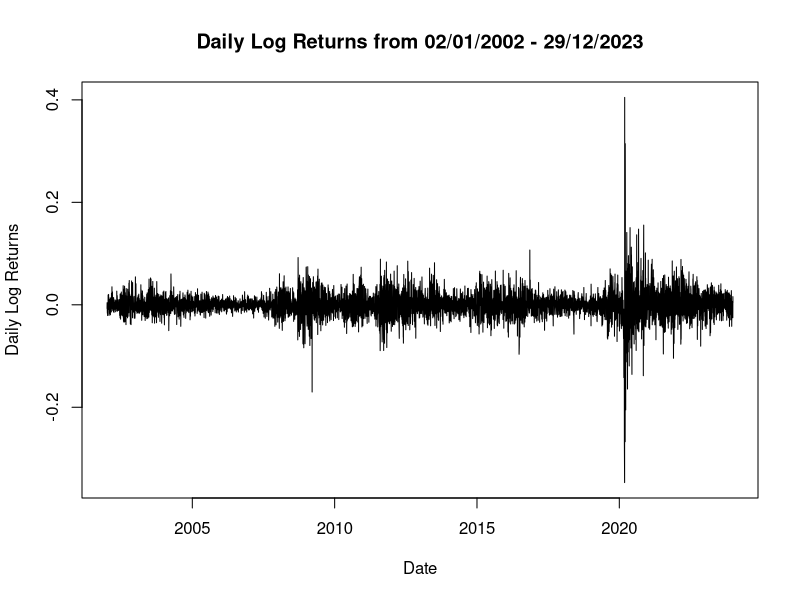

Source code (R): (Note: this script raises an error after producing the figure.)
### This the submission for Group 6: Bowen Ma (12960780), Mianyun He (13605275), Shiyi Yang (13627295)
rm(list=ls())

## Question a
rawdata <- read.csv("assignment 2.csv")
data = rawdata
data[data == "null"] <- NA 
data <- na.omit(data)
price <- as.numeric(data$Adj.Close)
date <- as.Date(data$Date)

log_returns <- rep(0, length(price) - 1)
for (i in 1:length(log_returns)) {
  log_returns[i] <- log(price[i+1] / price[i])
}
plot(date[-1], log_returns, type="l", xlab="Date", ylab="Daily Log Returns", main="Daily Log Returns from 02/01/2002 - 29/12/2023" )



## Question b
y <- log_returns
min_aic <- Inf
best_p <- NULL
for (p in c(1, 2, 3, 4, 5)) {
  result <- arma(y, order = c(p,0))
  b_arma <- result$coef
  resid_var <- var(result$resid, na.rm=TRUE)
  n <- length(y)
  l <- -(n/2) * log(2 * pi * resid_var) - (1/(2*resid_var)) * sum(result$resid^2, na.rm=TRUE) 
  n <- length(y)
  k <- length(b_arma)
  AIC <- -2 * l + 2 * k
  BIC <- -2 * l + k * log(n)
  if (AIC < min_aic) {
    min_aic <- AIC
    best_p <- p
  }
  cat(sprintf('AR(%d) model: log-likelihood =%5.3f , AIC =%7.3f, BIC =%7.3f\n', p, l, AIC, BIC))
}
cat("Best model: AR(", best_p, ") with AIC =", min_aic, "\n")



## Question c
RMSE_rolling <- rep(0,5)
N = length(log_returns)
m = 750
in_sample <- log_returns[1:m]
out_sample <- log_returns[(m+1) : N]    

# AR(1)
y_1 <- in_sample[1:(m-1)]
y <- in_sample[2:m] 
X <- cbind(1, y_1)
phi_ols <- solve(t(X) %*% X) %*% t(X) %*% y
y_new <- c(in_sample, rep(0,(N-m)))
for (i in 1:(N-m)) {
  y_new[m+i] <- phi_ols[1] * 1 + y_new[m + i - 1] * phi_ols[2] 
}
RMSE_rolling[1] <- sqrt((1/(N-m))*sum((out_sample - y_new[(m+1):N])^2))


# AR(2)
y_1 <- in_sample[1:(m-1)]
y_2 <- in_sample[1:(m-2)]
y_1 <- y_1[-1]
y <- in_sample[3:m]
X <- cbind(1, y_1, y_2)
phi_ols <- solve(t(X) %*% X) %*% t(X) %*% y
y_new <- c(in_sample, rep(0,(N-m)))
for (i in 1:(N-m)) {
  y_new[m+i] <- phi_ols[1] * 1 + y_new[m + i - 1] * phi_ols[2] + y_new[m + i - 2] * phi_ols[3]
}
RMSE_rolling[2] <- sqrt((1/(N-m))*sum((out_sample - y_new[(m+1):N])^2))


# AR(3)
y_1 <- in_sample[1:(m-1)]
y_2 <- in_sample[1:(m-2)]
y_3 <- in_sample[1:(m-3)]
y_1 <- y_1[-(1:2)]
y_2 <- y_2[-1]
y <- in_sample[4:m]
X <- cbind(1, y_1, y_2, y_3)
phi_ols <- solve(t(X) %*% X) %*% t(X) %*% y
y_new <- c(in_sample, rep(0,(N-m)))
for (i in 1:(N-m)) {
  y_new[m+i] <- phi_ols[1] * 1 + y_new[m + i - 1] * phi_ols[2] + y_new[m + i - 2] * phi_ols[3] + y_new[m + i - 3] * phi_ols[4]
}
RMSE_rolling[3] <- sqrt((1/(N-m))*sum((out_sample - y_new[(m+1):N])^2))


# AR(4)
y_1 <- in_sample[1:(m-1)]
y_2 <- in_sample[1:(m-2)]
y_3 <- in_sample[1:(m-3)]
y_4 <- in_sample[1:(m-4)]
y_1 <- y_1[-(1:3)]
y_2 <- y_2[-(1:2)]
y_3 <- y_3[-1]
y <- in_sample[5:m]
X <- cbind(1, y_1, y_2, y_3, y_4)
phi_ols <- solve(t(X) %*% X) %*% t(X) %*% y
y_new <- c(in_sample, rep(0,(N-m)))
for (i in 1:(N-m)) {
  y_new[m+i] <- phi_ols[1] * 1 + y_new[m + i - 1] * phi_ols[2] + y_new[m + i - 2] * phi_ols[3] + y_new[m + i - 3] * phi_ols[4] + y_new[m + i - 4] * phi_ols[5]
}
RMSE_rolling[4] <- sqrt((1/(N-m))*sum((out_sample - y_new[(m+1):N])^2))


# AR(5)
y_1 <- in_sample[1:(m-1)]
y_2 <- in_sample[1:(m-2)]
y_3 <- in_sample[1:(m-3)]
y_4 <- in_sample[1:(m-4)]
y_5 <- in_sample[1:(m-5)]
y_1 <- y_1[-(1:4)]
y_2 <- y_2[-(1:3)]
y_3 <- y_3[-(1:2)]
y_4 <- y_4[-1]
y <- in_sample[6:m]
X <- cbind(1, y_1, y_2, y_3, y_4, y_5)
phi_ols <- solve(t(X) %*% X) %*% t(X) %*% y
y_new <- c(in_sample, rep(0,(N-m)))
for (i in 1:(N-m)) {
  y_new[m+i] <- phi_ols[1] * 1 + y_new[m + i - 1] * phi_ols[2] + y_new[m + i - 2] * phi_ols[3] + y_new[m + i - 3] * phi_ols[4] + y_new[m + i - 4] * phi_ols[5] + y_new[m + i - 5] * phi_ols[6]
}
RMSE_rolling[5] <- sqrt((1/(N-m))*sum((out_sample - y_new[(m+1):N])^2))

print(RMSE_rolling)



## Question d
RMSE_rolling_est <- rep(0, 5)
N <- length(log_returns)
m <- 750
out_sample <- log_returns[(m + 1):N]    


# AR(1)
y_forecast <- rep(0, (N - m))
for (j in 1:(N - m)) {
  in_sample <- log_returns[j:(m + j - 1)]
  y <- in_sample[2:m]
  y_1 <- in_sample[1:(m - 1)]
  X <- cbind(1, y_1)
  phi_ols <- solve(t(X) %*% X) %*% t(X) %*% y
  if (j == 1) {
    y_forecast[j] <- phi_ols[1] * 1 + in_sample[m] * phi_ols[2]
  } else {
    y_forecast[j] <- phi_ols[1] * 1 + y_forecast[j - 1] * phi_ols[2]
  }
}
RMSE_rolling_est[1] <- sqrt((1 / (N - m)) * sum((out_sample - y_forecast)^2))


# AR(2)
y_forecast <- rep(0, (N - m))
for (j in 1:(N - m)) {
  in_sample <- log_returns[j:(m + j - 1)]
  y_1 <- in_sample[1:(m - 1)]
  y_2 <- in_sample[1:(m - 2)]
  y_1 <- y_1[-1]
  y <- in_sample[3:m]
  X <- cbind(1, y_1, y_2)
  phi_ols <- solve(t(X) %*% X) %*% t(X) %*% y
  if (j == 1) {
    y_forecast[j] <- phi_ols[1] * 1 + in_sample[m] * phi_ols[2] + in_sample[m - 1] * phi_ols[3]
  } else if (j == 2) {
    y_forecast[j] <- phi_ols[1] * 1 + y_forecast[j - 1] * phi_ols[2] + in_sample[m] * phi_ols[3]
  } else {
    y_forecast[j] <- phi_ols[1] * 1 + y_forecast[j - 1] * phi_ols[2] + y_forecast[j - 2] * phi_ols[3]
  }
}
RMSE_rolling_est[2] <- sqrt((1 / (N - m)) * sum((out_sample - y_forecast)^2))


# AR(3)
y_forecast <- rep(0, (N - m))
for (j in 1:(N - m)) {
  in_sample <- log_returns[j:(m+j-1)]
  y_1 <- in_sample[1:(m-1)]
  y_2 <- in_sample[1:(m-2)]
  y_3 <- in_sample[1:(m-3)]
  y_1 <- y_1[-(1:2)]
  y_2 <- y_2[-1]
  y <- in_sample[4:m]
  X <- cbind(1, y_1, y_2, y_3)
  phi_ols <- solve(t(X) %*% X) %*% t(X) %*% y
  if (j == 1) {
    y_forecast[j] <- phi_ols[1] * 1 + in_sample[m] * phi_ols[2] + in_sample[m - 1] * phi_ols[3] + in_sample[m-2] * phi_ols[4]
  } else if (j == 2) {
    y_forecast[j] <- phi_ols[1] * 1 + y_forecast[j - 1] * phi_ols[2] + in_sample[m] * phi_ols[3] + in_sample[m-1] * phi_ols[4]
  } else if (j == 3){
    y_forecast[j] <- phi_ols[1] * 1 + y_forecast[j - 1] * phi_ols[2] + y_forecast[j - 2] * phi_ols[3] + in_sample[m] * phi_ols[4]
  } else{
    y_forecast[j] <- phi_ols[1] * 1 + y_forecast[j - 1] * phi_ols[2] + y_forecast[j - 2] * phi_ols[3] + y_forecast[j - 3] * phi_ols[4]
  }
}
RMSE_rolling_est[3] <- sqrt((1 / (N - m)) * sum((out_sample - y_forecast)^2))


# AR(4)
y_forecast <- rep(0, (N - m))
for (j in 1:(N - m)) {
  in_sample <- log_returns[j:(m+j-1)]
  y_1 <- in_sample[1:(m-1)]
  y_2 <- in_sample[1:(m-2)]
  y_3 <- in_sample[1:(m-3)]
  y_4 <- in_sample[1:(m-4)]
  y_1 <- y_1[-(1:3)]
  y_2 <- y_2[-(1:2)]
  y_3 <- y_3[-1]
  y <- in_sample[5:m]
  X <- cbind(1, y_1, y_2, y_3, y_4)
  phi_ols <- solve(t(X) %*% X) %*% t(X) %*% y
  if (j == 1) {
    y_forecast[j] <- phi_ols[1] * 1 + in_sample[m] * phi_ols[2] + in_sample[m - 1] * phi_ols[3] + in_sample[m-2] * phi_ols[4] + in_sample[m-3] * phi_ols[5]
  } else if (j == 2) {
    y_forecast[j] <- phi_ols[1] * 1 + y_forecast[j - 1] * phi_ols[2] + in_sample[m] * phi_ols[3] + in_sample[m-1] * phi_ols[4] + in_sample[m-2] * phi_ols[5]
  } else if (j == 3){
    y_forecast[j] <- phi_ols[1] * 1 + y_forecast[j - 1] * phi_ols[2] + y_forecast[j - 2] * phi_ols[3] + in_sample[m] * phi_ols[4] + in_sample[m-1] * phi_ols[5]
  } else if (j == 4){
    y_forecast[j] <- phi_ols[1] * 1 + y_forecast[j - 1] * phi_ols[2] + y_forecast[j - 2] * phi_ols[3] + y_forecast[j - 3] * phi_ols[4] + in_sample[m] * phi_ols[5]
  } else{
    y_forecast[j] <- phi_ols[1] * 1 + y_forecast[j - 1] * phi_ols[2] + y_forecast[j - 2] * phi_ols[3] + y_forecast[j - 3] * phi_ols[4] + y_forecast[j - 4] * phi_ols[5]
  }
}
RMSE_rolling_est[4] <- sqrt((1 / (N - m)) * sum((out_sample - y_forecast)^2))


# AR(5)
y_forecast <- rep(0, (N - m))
for (j in 1:(N - m)) {
  in_sample <- log_returns[j:(m+j-1)]
  y_1 <- in_sample[1:(m-1)]
  y_2 <- in_sample[1:(m-2)]
  y_3 <- in_sample[1:(m-3)]
  y_4 <- in_sample[1:(m-4)]
  y_5 <- in_sample[1:(m-5)]
  y_1 <- y_1[-(1:4)]
  y_2 <- y_2[-(1:3)]
  y_3 <- y_3[-(1:2)]
  y_4 <- y_4[-1]
  y <- in_sample[6:m]
  X <- cbind(1, y_1, y_2, y_3, y_4, y_5)
  phi_ols <- solve(t(X) %*% X) %*% t(X) %*% y
  if (j == 1) {
    y_forecast[j] <- phi_ols[1] * 1 + in_sample[m] * phi_ols[2] + in_sample[m - 1] * phi_ols[3] + in_sample[m-2] * phi_ols[4] + in_sample[m-3] * phi_ols[5] + in_sample[m-4] * phi_ols[6]
  } else if (j == 2) {
    y_forecast[j] <- phi_ols[1] * 1 + y_forecast[j - 1] * phi_ols[2] + in_sample[m] * phi_ols[3] + in_sample[m-1] * phi_ols[4] + in_sample[m-2] * phi_ols[5] + in_sample[m-3] * phi_ols[6]
  } else if (j == 3){
    y_forecast[j] <- phi_ols[1] * 1 + y_forecast[j - 1] * phi_ols[2] + y_forecast[j - 2] * phi_ols[3] + in_sample[m] * phi_ols[4] + in_sample[m-1] * phi_ols[5] + in_sample[m-2] * phi_ols[6]
  } else if (j == 4){
    y_forecast[j] <- phi_ols[1] * 1 + y_forecast[j - 1] * phi_ols[2] + y_forecast[j - 2] * phi_ols[3] + y_forecast[j - 3] * phi_ols[4] + in_sample[m] * phi_ols[5] + in_sample[m-1] * phi_ols[6]
  } else if (j == 5){
    y_forecast[j] <- phi_ols[1] * 1 + y_forecast[j - 1] * phi_ols[2] + y_forecast[j - 2] * phi_ols[3] + y_forecast[j - 3] * phi_ols[4] + y_forecast[j - 4] * phi_ols[5] + in_sample[m] * phi_ols[6]
  } else{
    y_forecast[j] <- phi_ols[1] * 1 + y_forecast[j - 1] * phi_ols[2] + y_forecast[j - 2] * phi_ols[3] + y_forecast[j - 3] * phi_ols[4] + y_forecast[j - 4] * phi_ols[5] + y_forecast[j - 5] * phi_ols[6]
  }
}
RMSE_rolling_est[5] <- sqrt((1 / (N - m)) * sum((out_sample - y_forecast)^2))
print(RMSE_rolling_est)



## Question e
RMSE_rolling_exp <- rep(0, 5)
N <- length(log_returns)
m <- 750
out_sample <- log_returns[(m + 1):N]    


# AR(1)
y_forecast <- rep(0, (N - m))
for (j in 1:(N - m)) {
  in_sample <- log_returns[1:(m + j - 1)]
  y <- in_sample[2:(m + j -1)]
  y_1 <- in_sample[1:(m + j - 2)]
  X <- cbind(1, y_1)
  phi_ols <- solve(t(X) %*% X) %*% t(X) %*% y
  if (j == 1) {
    y_forecast[j] <- phi_ols[1] * 1 + in_sample[m + j - 1] * phi_ols[2]
  } else {
    y_forecast[j] <- phi_ols[1] * 1 + y_forecast[j - 1] * phi_ols[2]
  }
}
RMSE_rolling_exp[1] <- sqrt((1 / (N - m)) * sum((out_sample - y_forecast)^2))


# AR(2)
y_forecast <- rep(0, (N - m))
for (j in 1:(N - m)) {
  in_sample <- log_returns[1:(m + j - 1)]
  y_1 <- in_sample[1:(m + j - 2)]
  y_2 <- in_sample[1:(m + j - 3)]
  y_1 <- y_1[-1]
  y <- in_sample[3:(m + j - 1)]
  X <- cbind(1, y_1, y_2)
  phi_ols <- solve(t(X) %*% X) %*% t(X) %*% y
  if (j == 1) {
    y_forecast[j] <- phi_ols[1] * 1 + in_sample[(m+j-1)] * phi_ols[2] + in_sample[(m+j-2)] * phi_ols[3]
  } else if (j == 2) {
    y_forecast[j] <- phi_ols[1] * 1 + y_forecast[j - 1] * phi_ols[2] + in_sample[(m+j-2)] * phi_ols[3]
  } else {
    y_forecast[j] <- phi_ols[1] * 1 + y_forecast[j - 1] * phi_ols[2] + y_forecast[j - 2] * phi_ols[3]
  }
}
RMSE_rolling_exp[2] <- sqrt((1 / (N - m)) * sum((out_sample - y_forecast)^2))


# AR(3)
y_forecast <- rep(0, (N - m))
for (j in 1:(N - m)) {
  in_sample <- log_returns[1:(m + j - 1)]
  y_1 <- in_sample[1:(m + j - 2)]
  y_2 <- in_sample[1:(m + j - 3)]
  y_3 <- in_sample[1:(m + j - 4)]
  y_1 <- y_1[-(1:2)]
  y_2 <- y_2[-1]
  y <- in_sample[4:(m + j - 1)]
  X <- cbind(1, y_1, y_2, y_3)
  phi_ols <- solve(t(X) %*% X) %*% t(X) %*% y
  if (j == 1) {
    y_forecast[j] <- phi_ols[1] * 1 + in_sample[(m + j - 1)] * phi_ols[2] + in_sample[(m + j - 2)] * phi_ols[3] + in_sample[(m + j - 3)] * phi_ols[4]
  } else if (j == 2) {
    y_forecast[j] <- phi_ols[1] * 1 + y_forecast[j - 1] * phi_ols[2] + in_sample[(m + j - 2)] * phi_ols[3] + in_sample[(m + j - 3)] * phi_ols[4]
  } else if (j == 3){
    y_forecast[j] <- phi_ols[1] * 1 + y_forecast[j - 1] * phi_ols[2] + y_forecast[j - 2] * phi_ols[3] + in_sample[(m + j - 3)] * phi_ols[4]
  } else{
    y_forecast[j] <- phi_ols[1] * 1 + y_forecast[j - 1] * phi_ols[2] + y_forecast[j - 2] * phi_ols[3] + y_forecast[j - 3] * phi_ols[4]
  }
}
RMSE_rolling_exp[3] <- sqrt((1 / (N - m)) * sum((out_sample - y_forecast)^2))


# AR(4)
y_forecast <- rep(0, (N - m))
for (j in 1:(N - m)) {
  in_sample <- log_returns[1:(m+j-1)]
  y_1 <- in_sample[1:(m + j - 2)]
  y_2 <- in_sample[1:(m + j - 3)]
  y_3 <- in_sample[1:(m + j - 4)]
  y_4 <- in_sample[1:(m + j - 5)]
  y_1 <- y_1[-(1:3)]
  y_2 <- y_2[-(1:2)]
  y_3 <- y_3[-1]
  y <- in_sample[5:(m+j-1)]
  X <- cbind(1, y_1, y_2, y_3, y_4)
  phi_ols <- solve(t(X) %*% X) %*% t(X) %*% y
  if (j == 1) {
    y_forecast[j] <- phi_ols[1] * 1 + in_sample[(m+j-1)] * phi_ols[2] + in_sample[(m+j-2)] * phi_ols[3] + in_sample[(m+j-3)] * phi_ols[4] + in_sample[(m+j-4)] * phi_ols[5]
  } else if (j == 2) {
    y_forecast[j] <- phi_ols[1] * 1 + y_forecast[j - 1] * phi_ols[2] + in_sample[(m+j-2)] * phi_ols[3] + in_sample[(m+j-3)] * phi_ols[4] + in_sample[(m+j-4)] * phi_ols[5]
  } else if (j == 3){
    y_forecast[j] <- phi_ols[1] * 1 + y_forecast[j - 1] * phi_ols[2] + y_forecast[j - 2] * phi_ols[3] + in_sample[(m+j-3)] * phi_ols[4] + in_sample[(m+j-4)] * phi_ols[5]
  } else if (j == 4){
    y_forecast[j] <- phi_ols[1] * 1 + y_forecast[j - 1] * phi_ols[2] + y_forecast[j - 2] * phi_ols[3] + y_forecast[j - 3] * phi_ols[4] + in_sample[(m+j-4)] * phi_ols[5]
  } else{
    y_forecast[j] <- phi_ols[1] * 1 + y_forecast[j - 1] * phi_ols[2] + y_forecast[j - 2] * phi_ols[3] + y_forecast[j - 3] * phi_ols[4] + y_forecast[j - 4] * phi_ols[5]
  }
}
RMSE_rolling_exp[4] <- sqrt((1 / (N - m)) * sum((out_sample - y_forecast)^2))


# AR(5)
y_forecast <- rep(0, (N - m))
for (j in 1:(N - m)) {
  in_sample <- log_returns[1:(m+j-1)]
  y_1 <- in_sample[1:(m+j-2)]
  y_2 <- in_sample[1:(m+j-3)]
  y_3 <- in_sample[1:(m+j-4)]
  y_4 <- in_sample[1:(m+j-5)]
  y_5 <- in_sample[1:(m+j-6)]
  y_1 <- y_1[-(1:4)]
  y_2 <- y_2[-(1:3)]
  y_3 <- y_3[-(1:2)]
  y_4 <- y_4[-1]
  y <- in_sample[6:(m+j-1)]
  X <- cbind(1, y_1, y_2, y_3, y_4, y_5)
  phi_ols <- solve(t(X) %*% X) %*% t(X) %*% y
  if (j == 1) {
    y_forecast[j] <- phi_ols[1] * 1 + in_sample[(m+j-1)] * phi_ols[2] + in_sample[(m+j-2)] * phi_ols[3] + in_sample[(m+j-3)] * phi_ols[4] + in_sample[(m+j-4)] * phi_ols[5] + in_sample[(m+j-5)] * phi_ols[6]
  } else if (j == 2) {
    y_forecast[j] <- phi_ols[1] * 1 + y_forecast[j - 1] * phi_ols[2] + in_sample[(m+j-2)] * phi_ols[3] + in_sample[(m+j-3)] * phi_ols[4] + in_sample[(m+j-4)] * phi_ols[5] + in_sample[(m+j-5)] * phi_ols[6]
  } else if (j == 3){
    y_forecast[j] <- phi_ols[1] * 1 + y_forecast[j - 1] * phi_ols[2] + y_forecast[j - 2] * phi_ols[3] + in_sample[(m+j-3)] * phi_ols[4] + in_sample[(m+j-4)] * phi_ols[5] + in_sample[(m+j-5)] * phi_ols[6]
  } else if (j == 4){
    y_forecast[j] <- phi_ols[1] * 1 + y_forecast[j - 1] * phi_ols[2] + y_forecast[j - 2] * phi_ols[3] + y_forecast[j - 3] * phi_ols[4] + in_sample[(m+j-4)] * phi_ols[5] + in_sample[(m+j-5)] * phi_ols[6]
  } else if (j == 5){
    y_forecast[j] <- phi_ols[1] * 1 + y_forecast[j - 1] * phi_ols[2] + y_forecast[j - 2] * phi_ols[3] + y_forecast[j - 3] * phi_ols[4] + y_forecast[j - 4] * phi_ols[5] + in_sample[(m+j-5)] * phi_ols[6]
  } else{
    y_forecast[j] <- phi_ols[1] * 1 + y_forecast[j - 1] * phi_ols[2] + y_forecast[j - 2] * phi_ols[3] + y_forecast[j - 3] * phi_ols[4] + y_forecast[j - 4] * phi_ols[5] + y_forecast[j - 5] * phi_ols[6]
  }
}
RMSE_rolling_exp[5] <- sqrt((1 / (N - m)) * sum((out_sample - y_forecast)^2))
print(RMSE_rolling_exp)


## Combine the results from c-e in one table:
RMSE_matrix <- matrix(NA, nrow = 5, ncol = 3)

RMSE_matrix[, 1] <- c(RMSE_rolling[1], RMSE_rolling[2], RMSE_rolling[3], RMSE_rolling[4], RMSE_rolling[5])
RMSE_matrix[, 2] <- c(RMSE_rolling_est[1], RMSE_rolling_est[2], RMSE_rolling_est[3], RMSE_rolling_est[4], RMSE_rolling_est[5])
RMSE_matrix[, 3] <- c(RMSE_rolling_exp[1], RMSE_rolling_exp[2], RMSE_rolling_exp[3], RMSE_rolling_exp[4], RMSE_rolling_exp[5])

colnames(RMSE_matrix) <- c("RMSE_rolling_fix", "RMSE_rolling_re-estimate", "RMSE_rolling_expand")
rownames(RMSE_matrix) <- c("1 lag", "2 lags", "3 lags", "4 lags", "5 lags")

print(RMSE_matrix)



#============================================Reflection=========================================================

## Question d
RMSE_rolling_est <- rep(0, 5)
N <- length(log_returns)
m <- 750
out_sample <- log_returns[(m + 1):N]    


# AR(1)
y_forecast <- rep(0, (N - m))
for (j in 1:(N - m)) {
  in_sample <- log_returns[j:(m + j - 1)]
  y <- in_sample[2:m]
  y_1 <- in_sample[1:(m - 1)]
  X <- cbind(1, y_1)
  phi_ols <- solve(t(X) %*% X) %*% t(X) %*% y
  y_forecast[j] <- phi_ols[1] * 1 + in_sample[m] * phi_ols[2]
  
}
RMSE_rolling_est[1] <- sqrt((1 / (N - m)) * sum((out_sample - y_forecast)^2))
print(RMSE_rolling_est)


# AR(2)
y_forecast <- rep(0, (N - m))
for (j in 1:(N - m)) {
  in_sample <- log_returns[j:(m + j - 1)]
  y_1 <- in_sample[1:(m - 1)]
  y_2 <- in_sample[1:(m - 2)]
  y_1 <- y_1[-1]
  y <- in_sample[3:m]
  X <- cbind(1, y_1, y_2)
  phi_ols <- solve(t(X) %*% X) %*% t(X) %*% y
  y_forecast[j] <- phi_ols[1] * 1 + in_sample[m] * phi_ols[2] + in_sample[m - 1] * phi_ols[3]
}
RMSE_rolling_est[2] <- sqrt((1 / (N - m)) * sum((out_sample - y_forecast)^2))
print(RMSE_rolling_est)


# AR(3)
y_forecast <- rep(0, (N - m))
for (j in 1:(N - m)) {
  in_sample <- log_returns[j:(m+j-1)]
  y_1 <- in_sample[1:(m-1)]
  y_2 <- in_sample[1:(m-2)]
  y_3 <- in_sample[1:(m-3)]
  y_1 <- y_1[-(1:2)]
  y_2 <- y_2[-1]
  y <- in_sample[4:m]
  X <- cbind(1, y_1, y_2, y_3)
  phi_ols <- solve(t(X) %*% X) %*% t(X) %*% y
  y_forecast[j] <- phi_ols[1] * 1 + in_sample[m] * phi_ols[2] + in_sample[m - 1] * phi_ols[3] + in_sample[m-2] * phi_ols[4]
}
RMSE_rolling_est[3] <- sqrt((1 / (N - m)) * sum((out_sample - y_forecast)^2))
print(RMSE_rolling_est)


# AR(4)
y_forecast <- rep(0, (N - m))
for (j in 1:(N - m)) {
  in_sample <- log_returns[j:(m+j-1)]
  y_1 <- in_sample[1:(m-1)]
  y_2 <- in_sample[1:(m-2)]
  y_3 <- in_sample[1:(m-3)]
  y_4 <- in_sample[1:(m-4)]
  y_1 <- y_1[-(1:3)]
  y_2 <- y_2[-(1:2)]
  y_3 <- y_3[-1]
  y <- in_sample[5:m]
  X <- cbind(1, y_1, y_2, y_3, y_4)
  phi_ols <- solve(t(X) %*% X) %*% t(X) %*% y
  y_forecast[j] <- phi_ols[1] * 1 + in_sample[m] * phi_ols[2] + in_sample[m - 1] * phi_ols[3] + in_sample[m-2] * phi_ols[4] + in_sample[m-3] * phi_ols[5]
}
RMSE_rolling_est[4] <- sqrt((1 / (N - m)) * sum((out_sample - y_forecast)^2))
print(RMSE_rolling_est)


# AR(5)
y_forecast <- rep(0, (N - m))
for (j in 1:(N - m)) {
  in_sample <- log_returns[j:(m+j-1)]
  y_1 <- in_sample[1:(m-1)]
  y_2 <- in_sample[1:(m-2)]
  y_3 <- in_sample[1:(m-3)]
  y_4 <- in_sample[1:(m-4)]
  y_5 <- in_sample[1:(m-5)]
  y_1 <- y_1[-(1:4)]
  y_2 <- y_2[-(1:3)]
  y_3 <- y_3[-(1:2)]
  y_4 <- y_4[-1]
  y <- in_sample[6:m]
  X <- cbind(1, y_1, y_2, y_3, y_4, y_5)
  phi_ols <- solve(t(X) %*% X) %*% t(X) %*% y
  y_forecast[j] <- phi_ols[1] * 1 + in_sample[m] * phi_ols[2] + in_sample[m - 1] * phi_ols[3] + in_sample[m-2] * phi_ols[4] + in_sample[m-3] * phi_ols[5] + in_sample[m-4] * phi_ols[6]
}
RMSE_rolling_est[5] <- sqrt((1 / (N - m)) * sum((out_sample - y_forecast)^2))
print(RMSE_rolling_est)



## Question e
RMSE_rolling_exp <- rep(0, 5)
N <- length(log_returns)
m <- 750
out_sample <- log_returns[(m + 1):N]    


# AR(1)
y_forecast <- rep(0, (N - m))
for (j in 1:(N - m)) {
  in_sample <- log_returns[1:(m + j - 1)]
  y <- in_sample[2:(m + j -1)]
  y_1 <- in_sample[1:(m + j - 2)]
  X <- cbind(1, y_1)
  phi_ols <- solve(t(X) %*% X) %*% t(X) %*% y
  y_forecast[j] <- phi_ols[1] * 1 + in_sample[m + j - 1] * phi_ols[2]
  
}
RMSE_rolling_exp[1] <- sqrt((1 / (N - m)) * sum((out_sample - y_forecast)^2))
print(RMSE_rolling_exp)


# AR(2)
y_forecast <- rep(0, (N - m))
for (j in 1:(N - m)) {
  in_sample <- log_returns[1:(m + j - 1)]
  y_1 <- in_sample[1:(m + j - 2)]
  y_2 <- in_sample[1:(m + j - 3)]
  y_1 <- y_1[-1]
  y <- in_sample[3:(m + j - 1)]
  X <- cbind(1, y_1, y_2)
  phi_ols <- solve(t(X) %*% X) %*% t(X) %*% y
  y_forecast[j] <- phi_ols[1] * 1 + in_sample[(m+j-1)] * phi_ols[2] + in_sample[(m+j-2)] * phi_ols[3]
  
}
RMSE_rolling_exp[2] <- sqrt((1 / (N - m)) * sum((out_sample - y_forecast)^2))
print(RMSE_rolling_exp)


# AR(3)
y_forecast <- rep(0, (N - m))
for (j in 1:(N - m)) {
  in_sample <- log_returns[1:(m + j - 1)]
  y_1 <- in_sample[1:(m + j - 2)]
  y_2 <- in_sample[1:(m + j - 3)]
  y_3 <- in_sample[1:(m + j - 4)]
  y_1 <- y_1[-(1:2)]
  y_2 <- y_2[-1]
  y <- in_sample[4:(m + j - 1)]
  X <- cbind(1, y_1, y_2, y_3)
  phi_ols <- solve(t(X) %*% X) %*% t(X) %*% y
  y_forecast[j] <- phi_ols[1] * 1 + in_sample[(m + j - 1)] * phi_ols[2] + in_sample[(m + j - 2)] * phi_ols[3] + in_sample[(m + j - 3)] * phi_ols[4]
}
RMSE_rolling_exp[3] <- sqrt((1 / (N - m)) * sum((out_sample - y_forecast)^2))
print(RMSE_rolling_exp)


# AR(4)
y_forecast <- rep(0, (N - m))
for (j in 1:(N - m)) {
  in_sample <- log_returns[1:(m+j-1)]
  y_1 <- in_sample[1:(m + j - 2)]
  y_2 <- in_sample[1:(m + j - 3)]
  y_3 <- in_sample[1:(m + j - 4)]
  y_4 <- in_sample[1:(m + j - 5)]
  y_1 <- y_1[-(1:3)]
  y_2 <- y_2[-(1:2)]
  y_3 <- y_3[-1]
  y <- in_sample[5:(m+j-1)]
  X <- cbind(1, y_1, y_2, y_3, y_4)
  phi_ols <- solve(t(X) %*% X) %*% t(X) %*% y
  y_forecast[j] <- phi_ols[1] * 1 + in_sample[(m+j-1)] * phi_ols[2] + in_sample[(m+j-2)] * phi_ols[3] + in_sample[(m+j-3)] * phi_ols[4] + in_sample[(m+j-4)] * phi_ols[5]
  
}
RMSE_rolling_exp[4] <- sqrt((1 / (N - m)) * sum((out_sample - y_forecast)^2))
print(RMSE_rolling_exp)


# AR(5)
y_forecast <- rep(0, (N - m))
for (j in 1:(N - m)) {
  in_sample <- log_returns[1:(m+j-1)]
  y_1 <- in_sample[1:(m+j-2)]
  y_2 <- in_sample[1:(m+j-3)]
  y_3 <- in_sample[1:(m+j-4)]
  y_4 <- in_sample[1:(m+j-5)]
  y_5 <- in_sample[1:(m+j-6)]
  y_1 <- y_1[-(1:4)]
  y_2 <- y_2[-(1:3)]
  y_3 <- y_3[-(1:2)]
  y_4 <- y_4[-1]
  y <- in_sample[6:(m+j-1)]
  X <- cbind(1, y_1, y_2, y_3, y_4, y_5)
  phi_ols <- solve(t(X) %*% X) %*% t(X) %*% y
  y_forecast[j] <- phi_ols[1] * 1 + in_sample[(m+j-1)] * phi_ols[2] + in_sample[(m+j-2)] * phi_ols[3] + in_sample[(m+j-3)] * phi_ols[4] + in_sample[(m+j-4)] * phi_ols[5] + in_sample[(m+j-5)] * phi_ols[6]
}
RMSE_rolling_exp[5] <- sqrt((1 / (N - m)) * sum((out_sample - y_forecast)^2))
print(RMSE_rolling_exp)


## Combine the results from c-e in one table:
RMSE_matrix <- matrix(NA, nrow = 5, ncol = 3)

RMSE_matrix[, 1] <- c(RMSE_rolling[1], RMSE_rolling[2], RMSE_rolling[3], RMSE_rolling[4], RMSE_rolling[5])
RMSE_matrix[, 2] <- c(RMSE_rolling_est[1], RMSE_rolling_est[2], RMSE_rolling_est[3], RMSE_rolling_est[4], RMSE_rolling_est[5])
RMSE_matrix[, 3] <- c(RMSE_rolling_exp[1], RMSE_rolling_exp[2], RMSE_rolling_exp[3], RMSE_rolling_exp[4], RMSE_rolling_exp[5])

colnames(RMSE_matrix) <- c("RMSE_rolling_fix", "RMSE_rolling_re-estimate", "RMSE_rolling_expand")
rownames(RMSE_matrix) <- c("1 lag", "2 lags", "3 lags", "4 lags", "5 lags")

print(RMSE_matrix)

